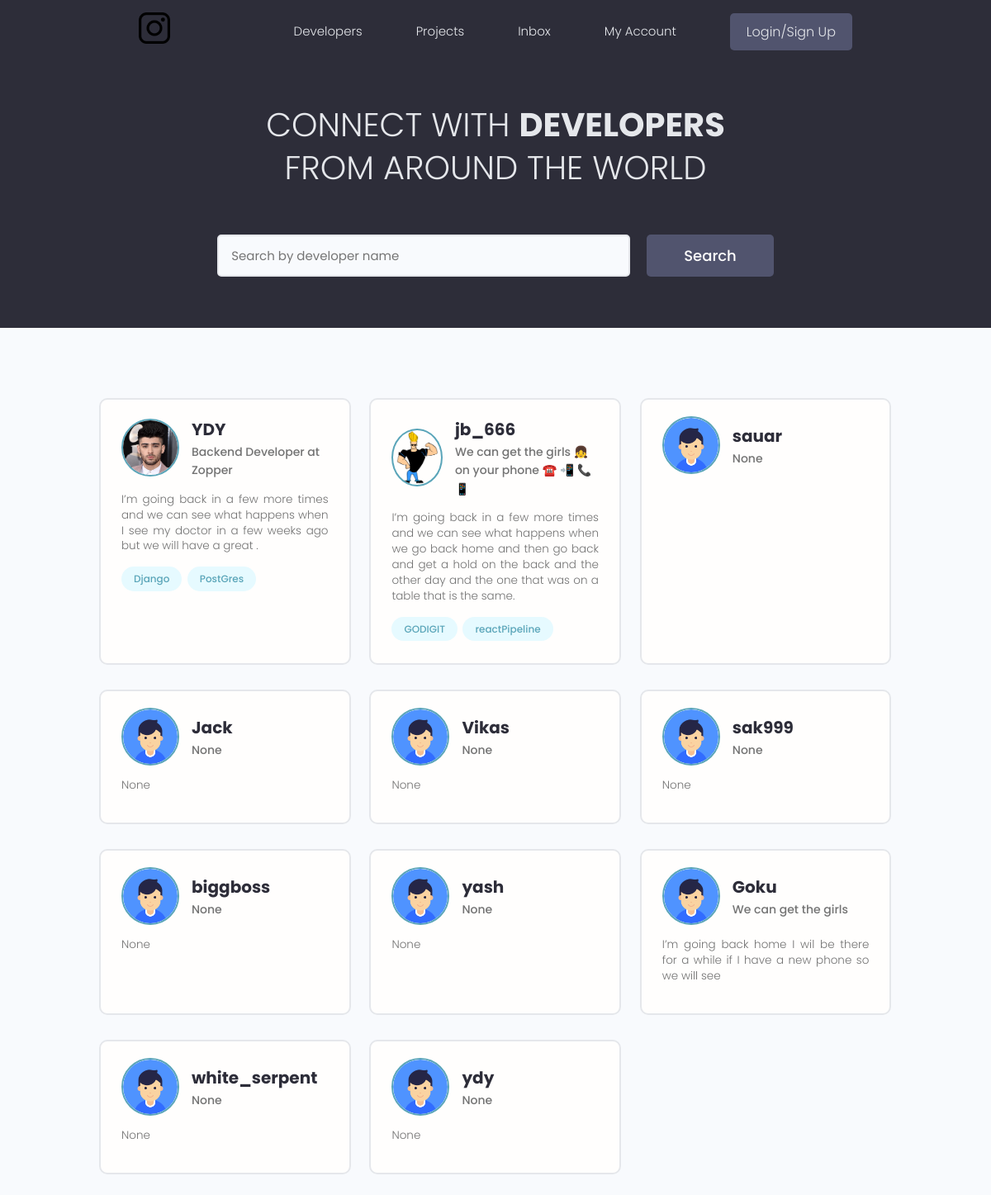
The page / on the database its author committed.
### users/models.py (models this page shows, shortened)
class Profile(models.Model):
    user=models.OneToOneField(User,null=True,blank=True,on_delete=models.CASCADE)
    username = models.CharField(max_length=200,null=True,blank=True)
    name = models.CharField(max_length=200,null=True,blank=True)
    location = models.CharField(max_length=200,null=True,blank=True)
    email = models.EmailField(max_length=200,null=True,blank=True)
    short_intro = models.CharField(max_length=200,null=True,blank=True)
    bio = models.TextField(max_length=200,null=True,blank=True)
    profile_image = models.ImageField(upload_to="profiles/",default="profiles/default.png",null=True,blank=True)
    social_github = models.CharField(max_length=200,null=True,blank=True)
    social_twitter = models.CharField(max_length=200,null=True,blank=True)
    social_linkedin = models.CharField(max_length=200,null=True,blank=True)
    social_youtube = models.CharField(max_length=200,null=True,blank=True)
    social_website = models.CharField(max_length=200,null=True,blank=True)
    created = models.DateTimeField(auto_now_add=True)
    id = models.UUIDField(default=uuid.uuid4,unique=True,primary_key=True,editable=False)

class Skill(models.Model):
    owner=models.ForeignKey(Profile,null=True,blank=True,on_delete=models.CASCADE)
    name = models.CharField(max_length=200,null=True,blank=True)
    description = models.TextField(null=True,blank=True)
    created = models.DateTimeField(auto_now_add=True)
    id = models.UUIDField(default=uuid.uuid4,unique=True,primary_key=True,editable=False)
    def __str__(self):
        return str(self.name)

### users/views.py (the view)
# urls.py: path('', views.profiles,name="profiles"),
def profiles(request):
    profiles=Profile.objects.all()
    context={'profiles':profiles}
    return render(request,'users/profiles.html',context)

### users/templates/users/profiles.html (shortened to what this page needs)
{% extends 'main.html' %}
{% load static %}
{% block content %}
    <main class="home">
      <section class="hero-section text-center">
        <div class="container container--narrow">
          <div class="hero-section__box">
            <h2>CONNECT WITH <span>DEVELOPERS</span></h2>
            <h2>FROM AROUND THE WORLD</h2>
          </div>
          <div class="hero-section__search">
            <form class="form" action="#" method="get">
              <div class="form__field">
                <input class="input input--text" id="formInput#search" type="text" name="text"
                  placeholder="Search by developer name" />
              </div>
              <input class="btn btn--sub btn--lg" type="submit" value="Search" />
            </form>
          </div>
        </div>
      </section>
      <section class="devlist">
        <div class="container">
          <div class="grid grid--three">
            {% for item in profiles %}
            <div class="column card">
              <div class="dev">
                <a href="{% url 'profile' item.id %}" class="card__body">
                  <div class="dev__profile">
                    <img class="avatar avatar--md" src={{item.profile_image}} alt="image" />
                    <div class="dev__meta">
                      <h3>{{item.user}}</h3>
                      <h5>{{item.short_intro}}</h5>
                    </div>
                  </div>
                  <p class="dev__info">
                    {{item.bio}}
                  </p>
                  <div class="dev__skills">
                    {% for skill in item.skill_set.all|slice:"5" %}
                    <span class="tag tag--pill tag--main">
                      <small>{{skill}}</small>
                    </span>
                    {% endfor %}
                  </div>
                </a>
              </div>
            </div>
            {% endfor %}
          </div>
        </div>
      </section>
{% endblock %}

### templates/main.html (shortened to what this page needs)
<!DOCTYPE html>
{% load static %}
<html lang="en">
<head>
  <link rel="stylesheet" href="https://cdn.iconmonstr.com/1.3.0/css/iconmonstr-iconic-font.min.css" />
  <link rel="stylesheet" href="{% static 'uikit/styles/uikit.css' %}" />
  <link rel="stylesheet" href="{% static 'styles/app.css' %}" />
</head>
<body>
    {% include 'navbar.html' %}
    {% block content %}
    {% endblock  %}
</body>
</html>

### templates/navbar.html (shortened to what this page needs)
{% load static %}
<header class="header">
    <div class="container container--narrow">
      <a href="{% url 'profiles' %}" class="header__logo">
        <img src="{% static 'images/instagram.png' %}" alt="DevSearch Logo" />
      </a>
      <nav class="header__nav">
        <ul class="header__menu">
          <li class="header__menuItem"><a href="{% url 'profiles' %}">Developers</a></li>
          <li class="header__menuItem"><a href="{% url 'projects' %}">Projects</a></li>
          <li class="header__menuItem"><a href="">Inbox</a></li>
          <li class="header__menuItem"><a href="{% url 'account' %}">My Account</a></li>
          {% if request.user.is_authenticated %}
          <li class="header__menuItem"><a href="{% url 'logout' %}" class="btn btn--sub">Logout</a></li>
          {% else %}
          <li class="header__menuItem"><a href="{% url 'login' %}" class="btn btn--sub">Login/Sign Up</a></li>
          {% endif %}
        </ul>
      </nav>
    </div>
  </header>

### static/styles/app.css (style rules this page uses)
:root { --color-sub: #2d2d39; }
.btn--sub { background-color: var(--color-sub-light); }
.card { border: 2px solid var(--color-light); }
img { width: 100%; }
.header { position: sticky; z-index: 111; background-color: var(--color-sub); padding: 1.5rem 0; }
.header > .container { display: flex; justify-content: space-between; align-items: center; }
.header__logo > img { height: 3.8rem; }
.header__nav > ul { display: inline-flex; align-items: center; list-style: none; gap: 6.5rem; }
.header__menuItem > a { color: var(--color-light); font-weight: 300; }
.hero-section { height: 40vh; display: flex; align-items: center; background-color: var(--color-sub); }
.hero-section__box { margin-bottom: 4rem; }
.hero-section__box > h2, .hero-section__box > h2 > span { font-size: 4rem; color: var(--color-light); line-height: 1.3; text-transform: uppercase; }
.hero-section__box > h2 { font-weight: 300; }
.hero-section__box > h2 > span { font-weight: 700; }
.hero-section__search > .form { display: flex; align-items: center; justify-content: center; gap: 2rem; }
.hero-section__search > .form input.input--text { width: 50rem; }
.devlist { margin-top: 8rem; }
.devlist .grid { align-items: stretch; }
.devlist .dev .dev__profile { display: flex; align-items: center; gap: 1.5rem; }
.devlist .dev .dev__meta h3 { color: var(--color-sub); font-size: 2rem; font-weight: 700; }
.devlist .dev .dev__meta h5 { color: var(--color-text); font-size: 1.4rem; font-weight: 500; }
.devlist .dev .dev__info { margin: 1.5rem 0; font-size: 1.35rem; line-height: 1.4; text-align: justify; }

### static/uikit/styles/modules/_variables.css (style rules this page uses)
:root { --color-main: #5aa5b9; --color-main-light: #e6faff; --color-sub: #3f4156; --color-sub-light: #51546e; --color-sub-lighter: #ededfd; --color-text: #737373; --color-gray: #8b8b8b; --color-light: #e5e7eb; --color-light-gray: #767676; --color-bg: #f8fafd; --color-white: #fffefd; --color-white-light: #f3f3f3; --color-success: #359e64; --color-success-bg: #def8e8; --color-error: #fc4b0b; --color-error-bg: #fff2ee; --font-base: 'Poppins', arial, helvetica, 'Segoe UI', roboto, ubuntu, sans-serif; --font-monospace: 'Fira Code', 'Courier New', courier, monospace; --font-regular: 300; --font-medium: 500; --font-bold: 700; --generic-shadow: 1px 1px 5px #00000010; --generic-transition: all 0.3s ease-in-out; }

### static/uikit/styles/modules/_base.css (style rules this page uses)
* { margin: 0; padding: 0; box-sizing: border-box; text-rendering: optimizeLegibility; color: inherit; font-size: inherit; }
html { font-size: 50%; }
@media only screen and (min-width: 480px) { html { font-size: 56.25%; } }
@media only screen and (min-width: 1200px) { html { font-size: 62.5%; } }
body { line-height: 1.6; font-weight: 400; font-size: 1.5rem; color: var(--color-text); background-color: var(--color-bg); min-height: 100vh; }

### static/uikit/styles/modules/_typography.css (style rules this page uses)
* { font-family: var(--font-base); }
h2 { font-size: 3.6rem; font-weight: var(--font-bold); }
h3 { font-size: 3.2rem; font-weight: var(--font-medium); }
h5 { font-size: 2.4rem; font-weight: var(--font-medium); }
h5, h6 { font-weight: var(--font-regular); }
p, span, strong { font-size: 1.6rem; color: var(--color-text); font-weight: var(--font-regular); }
a { padding-bottom: 2px; text-decoration: none; display: inline-block; color: var(--color-main); font-weight: var(--font-medium); }

### static/uikit/styles/modules/_utilities.css (style rules this page uses)
.container { width: 92%; max-width: 165rem; margin: 0 auto; box-sizing: border-box; }
.container--narrow { width: 92%; max-width: 120rem; }
@media screen and (min-width: 1000px) { .container { width: 90%; } }
@media screen and (min-width: 1000px) { .container--narrow { width: 85%; } }
@media screen and (min-width: 1200px) { .container { width: 80%; } }
@media screen and (min-width: 1200px) { .container--narrow { width: 72%; } }
.text-center { text-align: center; }

### static/uikit/styles/modules/_avatar.css (style rules this page uses)
.avatar { border-radius: 50%; border: 2px solid var(--color-main); object-fit: cover; }
.avatar--md { height: 7rem; width: 7rem; }

### static/uikit/styles/modules/_button.css (style rules this page uses)
.btn { display: inline-block; position: relative; cursor: pointer; background-color: var(--color-light); font-weight: var(--font-medium); color: var(--color-sub); text-decoration: none; padding: 1rem 2rem; border-radius: 0.5rem; border: none; width: -webkit-fit-content; width: -moz-fit-content; width: fit-content; height: -webkit-fit-content; height: -moz-fit-content; height: fit-content; font-size: 1.6rem; outline-width: 0; outline-color: transparent; -webkit-backface-visibility: hidden; backface-visibility: hidden; transition: all 0.3s ease-in-out; }
.btn--sub { background-color: var(--color-sub); color: var(--color-white); }
.btn--lg { font-size: 1.8rem; padding: 1.2rem 4.5rem; }

### rows shown on the page
Profile: profile_image (picture), user "YDY", short_intro "Backend Developer at Zopper", bio "I’m going back in a few more times and we can see what happens when I see my doctor in a few weeks ago but we will have a great ."
Skill: name "Django"
Skill: name "PostGres"
Profile: profile_image (picture), user "jb_666", short_intro "We can get the girls 👧 on your phone ☎️ 📲 📞 📱", bio "I’m going back in a few more times and we can see what happens when we go back home and then go back and get a hold on the back and the other day and the one that was on a table that is the same."
Skill: name "GODIGIT"
Skill: name "reactPipeline"
Profile: profile_image (placeholder picture), user "sauar", short_intro "None"
Profile: profile_image (placeholder picture), user "Jack", short_intro "None", bio "None"
Profile: profile_image (placeholder picture), user "Vikas", short_intro "None", bio "None"
Profile: profile_image (placeholder picture), user "sak999", short_intro "None", bio "None"
Profile: profile_image (placeholder picture), user "biggboss", short_intro "None", bio "None"
Profile: profile_image (placeholder picture), user "yash", short_intro "None", bio "None"
Profile: profile_image (placeholder picture), user "Goku", short_intro "We can get the girls", bio "I’m going back home I wil be there for a while if I have a new phone so we will see"
Profile: profile_image (placeholder picture), user "white_serpent", short_intro "None", bio "None"
Profile: profile_image (placeholder picture), user "ydy", short_intro "None", bio "None"
